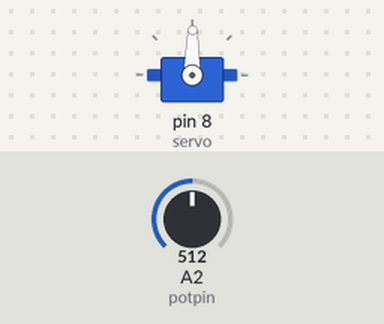
Bench run of a sketch on a simulated Arduino Uno, built with avr-gcc and run on an emulated ATmega328P. On the bench: servo. Inputs (shaded band) come from the test bench; at power-on: A2 (potpin) = 512.

Above: at 1.2 s.
1.3 s: A2 (potpin) set to 716
At 1.8 s:
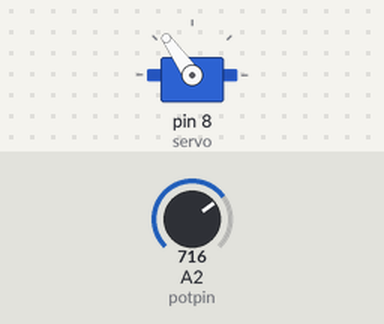
2.8 s: A2 (potpin) set to 900
At 3.8 s:
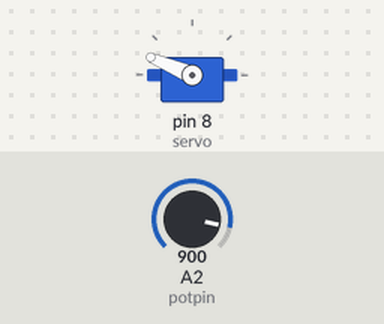
4.3 s: A2 (potpin) set to 1023
At 5.3 s:
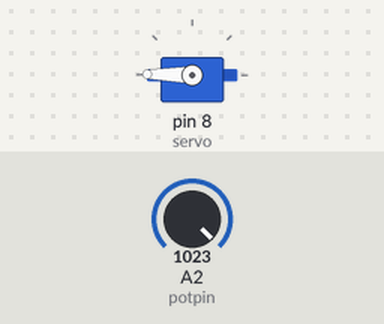
5.8 s: A2 (potpin) set to 306
At 6.1 s:
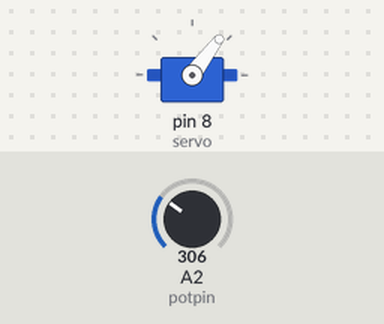
7.3 s: A2 (potpin) set to 122
At 8.5 s:
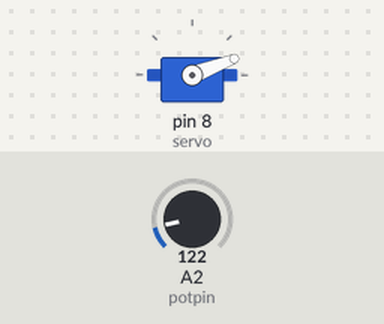
8.8 s: A2 (potpin) set to 511
At 9.6 s:
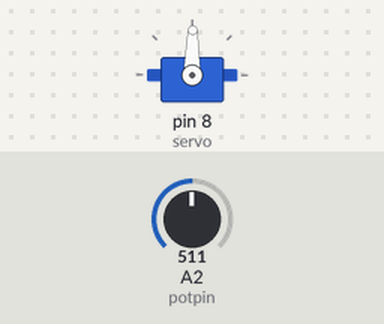
Timing chart, 0 to 11.3 s (numbered marks = the images above; inputs shaded):
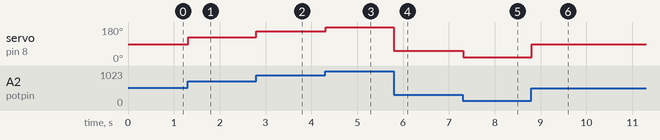

The sketch:

Q15_servo_pot.ino
```cpp
#include <Servo.h>

Servo myservo;

int potpin = A2;
int val;
int servo = 8;

void setup()
{
  myservo.attach(servo);
}

void loop()
{
  val = analogRead(potpin);
  val = map(val, 0, 1023, 0, 179);
  myservo.write(val);
  delay(15);
}
```

Measured:
- after the input at 1.3 s, servo on pin 8 (servo): 89° → 125° at once
- after the input at 2.8 s, servo on pin 8 (servo): 125° → 157° at once
- after the input at 4.3 s, servo on pin 8 (servo): 157° → 179° at once
- after the input at 5.8 s, servo on pin 8 (servo): 179° → 53° at once
- after the input at 7.3 s, servo on pin 8 (servo): 53° → 21° at once
- after the input at 8.8 s, servo on pin 8 (servo): 21° → 89° at once
